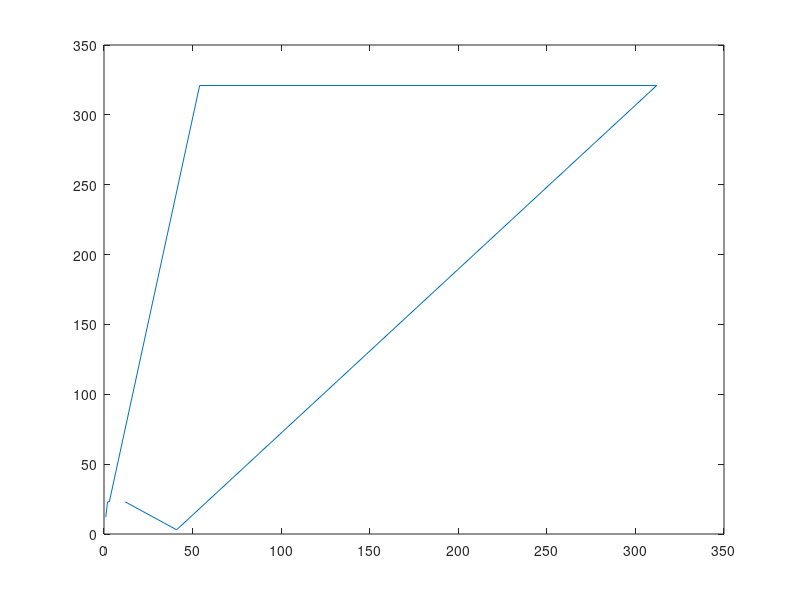

Write MATLAB code to recreate this figure.



x=[1,2,3,54,312,41,12]
y=[12,23,23,321,321,3,23]

plot(x,y)

##  x=0
##  y=0
##  final1 = 0
##  final2 = 0
##  
##  run("Play.m");
##  x = obj_x_val + obj_y_val + obj_z_val; 
##  final1=x
##  
##  run("Play.m");
##  y = obj_x_val + obj_y_val + obj_z_val; 
##  final2=y
##
##  
##  disp(final1)
##  disp(final2)




